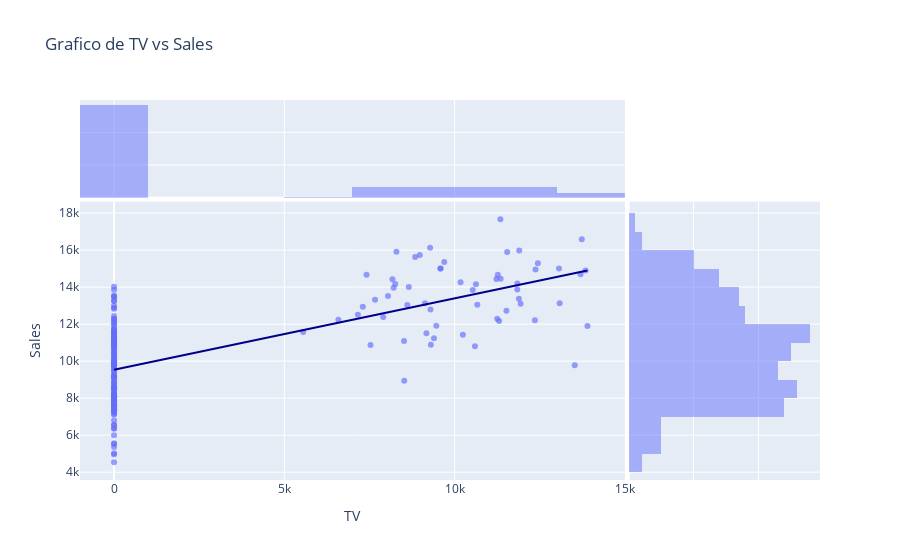

Source (notebook cell):
### Code cell
fig = px.scatter(
    data_Marketing, x='TV', y='Sales', opacity=0.65, trendline='ols', trendline_color_override='darkblue',
    marginal_x="histogram", marginal_y="histogram",
    title='Grafico de TV vs Sales')
fig.show()

### Figure 1 — Plotly figure (JSON) as saved in the notebook; plotly's stock layout.template omitted (floating-point values rounded to 4 significant figures; data arrays with more than 128 entries replaced by an {"elided": "..."} marker saying what was removed)
{"data": [{"hovertemplate": "TV=%{x}<br>Sales=%{y}<extra></extra>", "legendgroup": "", "marker": {"color": "#636efa", "opacity": 0.65, "symbol": "circle"}, "mode": "markers", "name": "", "orientation": "v", "showlegend": false, "type": "scatter", "x": {"elided": "200 float values"}, "xaxis": "x", "y": {"elided": "200 float values"}, "yaxis": "y"}, {"alignmentgroup": "True", "bingroup": "x", "hovertemplate": "TV=%{x}<br>count=%{y}<extra></extra>", "legendgroup": "", "marker": {"color": "#636efa"}, "name": "", "offsetgroup": "", "opacity": 0.5, "showlegend": false, "type": "histogram", "x": {"elided": "200 float values"}, "xaxis": "x3", "yaxis": "y3"}, {"alignmentgroup": "True", "bingroup": "y", "hovertemplate": "Sales=%{y}<br>count=%{x}<extra></extra>", "legendgroup": "", "marker": {"color": "#636efa"}, "name": "", "offsetgroup": "", "opacity": 0.5, "showlegend": false, "type": "histogram", "xaxis": "x2", "y": {"elided": "200 float values"}, "yaxis": "y2"}, {"hovertemplate": "<b>OLS trendline</b><br>Sales = 0.386204 * TV + 9530.3<br>R<sup>2</sup>=0.461320<br><br>TV=%{x}<br>Sales=%{y} <b>(trend)</b><extra></extra>", "legendgroup": "", "line": {"color": "darkblue"}, "marker": {"color": "#636efa", "symbol": "circle"}, "mode": "lines", "name": "", "showlegend": false, "type": "scatter", "x": {"elided": "200 float values"}, "xaxis": "x", "y": {"elided": "200 float values"}, "yaxis": "y"}], "layout": {"barmode": "overlay", "legend": {"tracegroupgap": 0}, "title": {"text": "Grafico de TV vs Sales"}, "xaxis": {"anchor": "y", "domain": [0, 0.7363], "title": {"text": "TV"}}, "xaxis2": {"anchor": "y2", "domain": [0.7413, 1], "matches": "x2", "showgrid": true, "showline": false, "showticklabels": false, "ticks": ""}, "xaxis3": {"anchor": "y3", "domain": [0, 0.7363], "matches": "x", "showgrid": true, "showticklabels": false}, "xaxis4": {"anchor": "y4", "domain": [0.7413, 1], "matches": "x2", "showgrid": true, "showline": false, "showticklabels": false, "ticks": ""}, "yaxis": {"anchor": "x", "domain": [0, 0.7326], "title": {"text": "Sales"}}, "yaxis2": {"anchor": "x2", "domain": [0, 0.7326], "matches": "y", "showgrid": true, "showticklabels": false}, "yaxis3": {"anchor": "x3", "domain": [0.7426, 1], "matches": "y3", "showgrid": true, "showline": false, "showticklabels": false, "ticks": ""}, "yaxis4": {"anchor": "x4", "domain": [0.7426, 1], "matches": "y3", "showgrid": true, "showline": false, "showticklabels": false, "ticks": ""}}}
